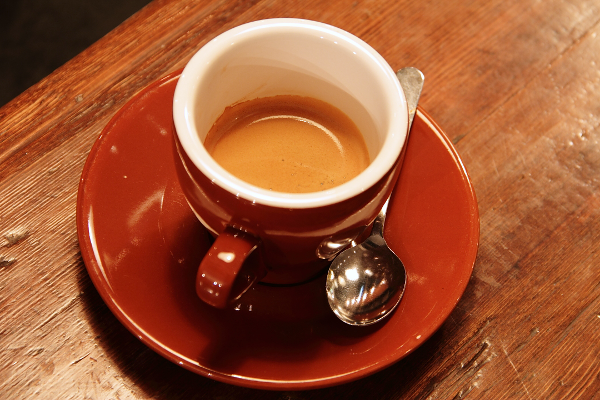
#> input picture skimage.data.coffee(), 600 x 400 px
$ jupyter execute 'Image Processing in Python.ipynb'
#> lines starting #> are read from the running program, lines starting #| are printed output that depends on the picture; after the words box and inside, x2 and y2 are one past the last pixel; in counts of white or black regions, pixels touching at a corner belong together
# Chapter 1 - Introducing Image Processing and scikit-image

[cell 1]
from skimage import data, color
import matplotlib.pyplot as plt
import matplotlib.image as mpimage
import numpy as np

[cell 2]
coffee_image = data.coffee()
#> coffee_image is the input picture: shape (400, 600, 3); mean R, G, B 158.6, 85.8, 51.5
coins_image = data.coins()
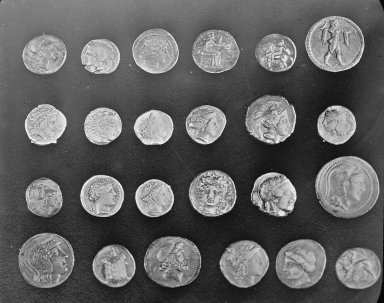
#> input picture skimage.data.coins(), 384 x 303 px
#> coins_image is the input picture: shape (303, 384); min 1, max 252, mean 96.9

[cell 3]
def show_image(image, title='Image', cmap_type='gray'):
    plt.imshow(image, cmap=cmap_type)
    plt.title(title)
    plt.axis('off')
    plt.show()

[cell 4]
show_image(coffee_image)
show_image(coins_image)

[cell 5]
coffee_image.shape, coins_image.shape
#> Out = ((400, 600, 3), (303, 384))

[cell 6]
# Load the rocket image
rocket = data.rocket()
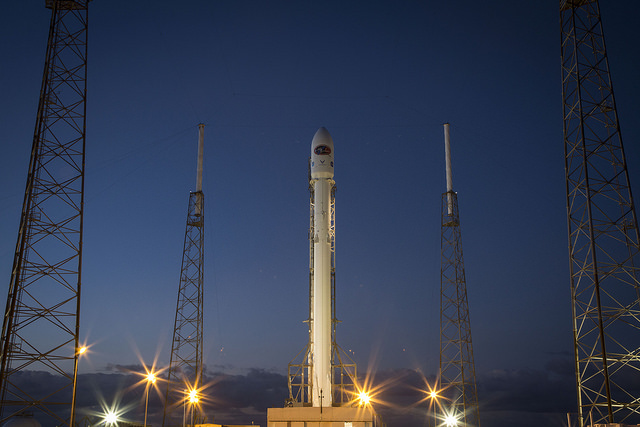
#> input picture skimage.data.rocket(), 640 x 427 px
#> rocket is the input picture: shape (427, 640, 3); mean R, G, B 52.3, 61.3, 82.3

# Convert the image to grayscale
gray_scaled_rocket = color.rgb2gray(rocket)

# Show the original image
show_image(rocket, 'Original RGB image')

# Show the grayscale image
show_image(gray_scaled_rocket, 'Grayscale image')

[cell 7]
flipped_seville = mpimage.imread('Image Processing with Python course exercise dataset\chapter 1\sevilleup(2).jpg')
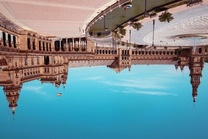
#> input picture examples/Image Processing with Python course exercise dataset/chapter 1/sevilleup(2).jpg, 208 x 139 px, shrunk from 400 x 267 before the run, found by its file name
#> flipped_seville is the input picture: shape (139, 208, 3); mean R, G, B 113.5, 143, 151.2
plt.imshow(flipped_seville)

[cell 8]
# Flip the image vertically
seville_vertical_flip = np.flipud(flipped_seville)

# Flip the image horizontally
seville_horizontal_flip = np.fliplr(seville_vertical_flip)

# Show the resulting image
show_image(seville_horizontal_flip, 'Seville')

[cell 9]
image = mpimage.imread('Image Processing with Python course exercise dataset/chapter 1/4.1.01.tiff')
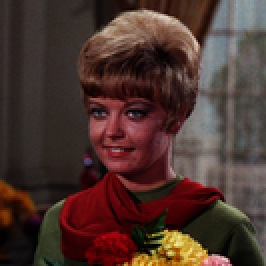
#> input picture examples/Image Processing with Python course exercise dataset/chapter 1/4.1.01.tiff, 133 x 133 px, shrunk from 256 x 256 before the run (shown 2 times larger)
#> image is the input picture: shape (133, 133, 3); mean R, G, B 75.8, 52.6, 46.3
plt.imshow(image)

[cell 10]
# Obtain the red channel
red_channel = image[:, :, 0]

# Plot the red histogram with bins in a range of 256
plt.hist(red_channel.ravel(), bins=256)

# Set title and show
plt.title('Red Histogram')
plt.show()
#> figure, not shown here; tallest bar 351 high, from x = 50.8 to 51.8

[cell 11]
chess_pieces_image = mpimage.imread('Image Processing with Python course exercise dataset/chapter 1/bw.jpg')
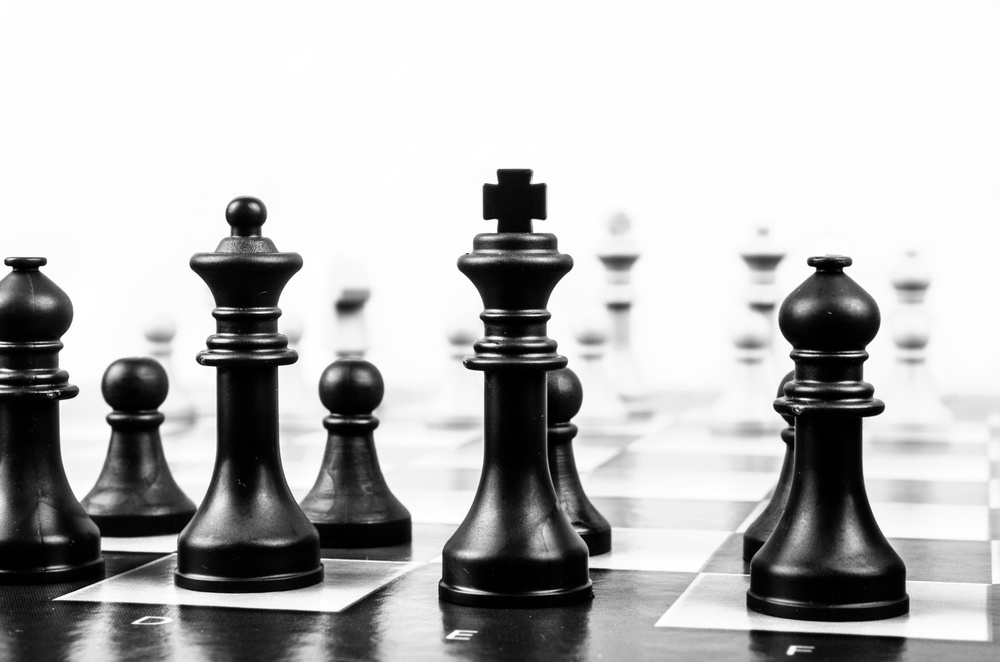
#> input picture examples/Image Processing with Python course exercise dataset/chapter 1/bw.jpg, 1000 x 662 px, shrunk from 1920 x 1271 before the run
#> chess_pieces_image is the input picture: shape (662, 1000, 3); min 0, max 255, mean 185.6
plt.imshow(chess_pieces_image)

[cell 12]
# Import the otsu threshold function
from skimage.filters import threshold_otsu

# Make the image grayscale using rgb2gray
chess_pieces_image_gray = color.rgb2gray(chess_pieces_image)

# Obtain the optimal threshold value with otsu
thresh = threshold_otsu(chess_pieces_image_gray)
#> thresh = 0.553

# Apply thresholding to the image
binary = chess_pieces_image_gray > thresh
#> binary: shape (662, 1000) bool; 72% white; 81 black regions (58 under 20 px), largest, box (x1, y1, x2, y2) and area: (0, 197, 412, 662) 84422, (438, 169, 628, 662) 46653, (742, 257, 910, 622) 34860

# Show the image
show_image(binary, 'Binary image')

[cell 13]
page_image = data.text()
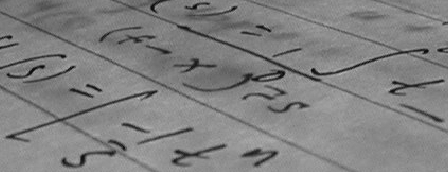
#> input picture skimage.data.text(), 448 x 172 px
#> page_image is the input picture: shape (172, 448); min 10, max 197, mean 129.3
plt.imshow(page_image)

[cell 14]
# Obtain the optimal otsu global thresh value
global_thresh = threshold_otsu(page_image)
#> global_thresh = 109

# Obtain the binary image by applying global thresholding
binary_global = page_image > global_thresh
#> binary_global: shape (172, 448) bool; 86.7% white; 143 black regions (105 under 20 px), largest, box (x1, y1, x2, y2) and area: (99, 0, 336, 92) 2776, (0, 85, 158, 142) 809, (0, 10, 193, 100) 785

# Show the binary image obtained
show_image(binary_global, 'Global thresholding')

[cell 15]
# Import the local threshold function
from skimage.filters import threshold_local

# Set the block size to 35
block_size = 35

# Obtain the optimal local thresholding
local_thresh = threshold_local(page_image, block_size, offset=10)

# Obtain the binary image by applying local thresholding
binary_local = page_image > local_thresh
#> binary_local: shape (172, 448) bool; 87.2% white; 246 black regions (200 under 20 px), largest, box (x1, y1, x2, y2) and area: (0, 11, 356, 172) 1093, (110, 0, 448, 133) 1024, (0, 85, 158, 146) 969

# Show the binary image
show_image(binary_local, 'Local thresholding')

[cell 16]
fruits_image = mpimage.imread('Image Processing with Python course exercise dataset/chapter 1/fruits-2.jpg')
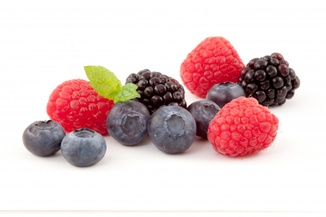
#> input picture examples/Image Processing with Python course exercise dataset/chapter 1/fruits-2.jpg, 326 x 217 px, shrunk from 626 x 417 before the run
#> fruits_image is the input picture: shape (217, 326, 3); mean R, G, B 223.3, 201.1, 201.4
plt.imshow(fruits_image)

[cell 17]
# Import the try all function
from skimage.filters import try_all_threshold

# Import the rgb to gray convertor function
from skimage.color import rgb2gray

# Turn the fruits_image to grayscale
grayscale = rgb2gray(fruits_image)

# Use the try all method on the resulting grayscale image
fig, ax = try_all_threshold(grayscale, verbose=False)

# Show the resulting plots
plt.show()

[cell 18]
tools_image = mpimage.imread('Image Processing with Python course exercise dataset/chapter 1/shapes52.jpg')
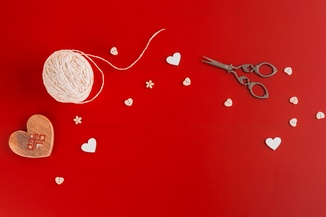
#> input picture examples/Image Processing with Python course exercise dataset/chapter 1/shapes52.jpg, 326 x 217 px, shrunk from 626 x 417 before the run
#> tools_image is the input picture: shape (217, 326, 3); mean R, G, B 191.6, 23.3, 21.5
plt.imshow(tools_image)

[cell 19]
# Turn the image grayscale
gray_tools_image = rgb2gray(tools_image)
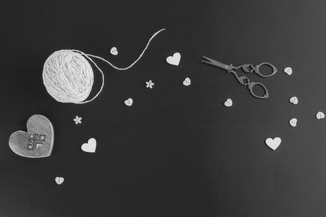
#> gray_tools_image: shape (217, 326) float64; min 0.0517, max 0.947, mean 0.231

# Obtain the optimal thresh
thresh = threshold_otsu(gray_tools_image)
#> thresh = 0.456

# Obtain the binary image by applying thresholding
binary_image = gray_tools_image > thresh
#> binary_image: shape (217, 326) bool; 6.5% white; 53 white regions (35 under 20 px), largest, box (x1, y1, x2, y2) and area: (42, 29, 165, 104) 2446, (9, 115, 54, 158) 1039, (81, 138, 96, 152) 153

# Show the resulting binary image
show_image(binary_image, 'Binarized image')

[cell 20]
# Obtain the optimal thresh
thresh = threshold_local(gray_tools_image)

# Obtain the binary image by applying thresholding
binary_image = gray_tools_image > thresh
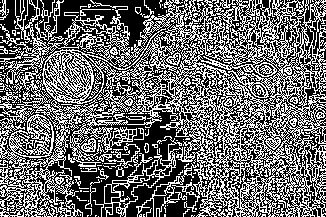
#> binary_image: shape (217, 326) bool; 42.3% white in thin lines or dots

# Show the resulting binary image
show_image(binary_image, 'Binarized image')
